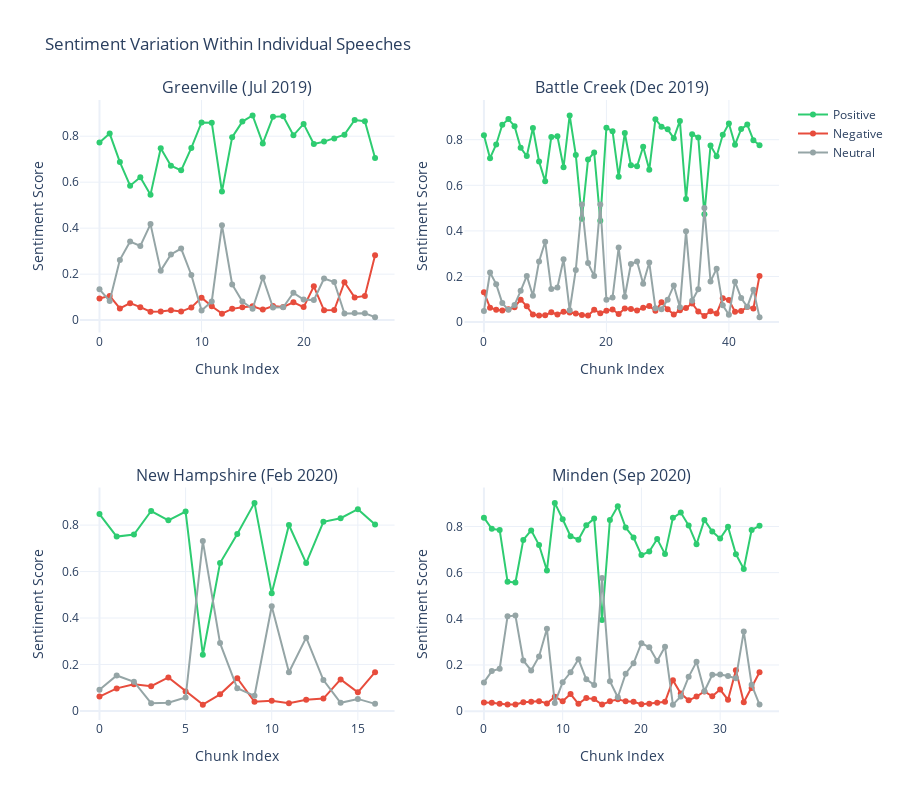

Here is the notebook cell this chart was saved with:
### Markdown cell above
## Chunk-Level Sentiment Analysis

Examining sentiment variation within individual speeches.

### Code cell
# Select a few interesting speeches to examine in detail
selected_speeches = [0, 10, 20, 30]  # First, middle, and later speeches

fig = make_subplots(
    rows=2, cols=2,
    subplot_titles=[f"{sentiment_results[i]['location']} ({sentiment_results[i]['month']} {sentiment_results[i]['year']})" 
                    for i in selected_speeches]
)

positions = [(1, 1), (1, 2), (2, 1), (2, 2)]

for idx, (speech_idx, pos) in enumerate(zip(selected_speeches, positions)):
    result = sentiment_results[speech_idx]
    chunks = result['chunk_predictions']
    
    chunk_indices = list(range(len(chunks)))
    
    # Add traces for each sentiment (FinBERT order: 0=negative, 1=neutral, 2=positive)
    fig.add_trace(
        go.Scatter(x=chunk_indices, y=chunks[:, 2],  # Index 2 = Positive
                   mode='lines+markers', name='Positive',
                   line=dict(color='#2ecc71'), showlegend=(idx == 0)),
        row=pos[0], col=pos[1]
    )
    fig.add_trace(
        go.Scatter(x=chunk_indices, y=chunks[:, 0],  # Index 0 = Negative
                   mode='lines+markers', name='Negative',
                   line=dict(color='#e74c3c'), showlegend=(idx == 0)),
        row=pos[0], col=pos[1]
    )
    fig.add_trace(
        go.Scatter(x=chunk_indices, y=chunks[:, 1],  # Index 1 = Neutral
                   mode='lines+markers', name='Neutral',
                   line=dict(color='#95a5a6'), showlegend=(idx == 0)),
        row=pos[0], col=pos[1]
    )
    
    fig.update_xaxes(title_text="Chunk Index", row=pos[0], col=pos[1])
    fig.update_yaxes(title_text="Sentiment Score", row=pos[0], col=pos[1])

fig.update_layout(
    height=800,
    title_text="Sentiment Variation Within Individual Speeches",
    template='plotly_white',
    showlegend=True
)

fig.show()

### Figure 1 — Plotly figure (JSON) as saved in the notebook; plotly's stock layout.template omitted (floating-point values rounded to 4 significant figures)
{"data": [{"line": {"color": "#2ecc71"}, "mode": "lines+markers", "name": "Positive", "showlegend": true, "type": "scatter", "x": [0, 1, 2, 3, 4, 5, 6, 7, 8, 9, 10, 11, 12, 13, 14, 15, 16, 17, 18, 19, 20, 21, 22, 23, 24, 25, 26, 27], "xaxis": "x", "y": [0.7723, 0.8116, 0.6873, 0.5849, 0.6215, 0.5458, 0.7473, 0.6715, 0.6516, 0.7488, 0.8601, 0.8588, 0.5595, 0.7957, 0.8635, 0.8906, 0.7688, 0.8842, 0.8869, 0.8039, 0.8536, 0.7661, 0.7765, 0.7905, 0.8067, 0.8706, 0.865, 0.7049], "yaxis": "y"}, {"line": {"color": "#e74c3c"}, "mode": "lines+markers", "name": "Negative", "showlegend": true, "type": "scatter", "x": [0, 1, 2, 3, 4, 5, 6, 7, 8, 9, 10, 11, 12, 13, 14, 15, 16, 17, 18, 19, 20, 21, 22, 23, 24, 25, 26, 27], "xaxis": "x", "y": [0.09377, 0.1054, 0.0507, 0.07361, 0.05621, 0.03667, 0.03744, 0.04275, 0.03721, 0.05496, 0.09771, 0.06017, 0.02798, 0.04895, 0.05567, 0.05996, 0.04575, 0.06118, 0.05731, 0.07726, 0.05667, 0.1469, 0.0427, 0.04347, 0.1648, 0.09883, 0.1053, 0.2821], "yaxis": "y"}, {"line": {"color": "#95a5a6"}, "mode": "lines+markers", "name": "Neutral", "showlegend": true, "type": "scatter", "x": [0, 1, 2, 3, 4, 5, 6, 7, 8, 9, 10, 11, 12, 13, 14, 15, 16, 17, 18, 19, 20, 21, 22, 23, 24, 25, 26, 27], "xaxis": "x", "y": [0.1339, 0.08304, 0.262, 0.3415, 0.3223, 0.4176, 0.2152, 0.2857, 0.3112, 0.1962, 0.04223, 0.08105, 0.4125, 0.1553, 0.08086, 0.04943, 0.1855, 0.05463, 0.05578, 0.1188, 0.08978, 0.08699, 0.1808, 0.166, 0.02847, 0.03061, 0.0297, 0.013], "yaxis": "y"}, {"line": {"color": "#2ecc71"}, "mode": "lines+markers", "name": "Positive", "showlegend": false, "type": "scatter", "x": [0, 1, 2, 3, 4, 5, 6, 7, 8, 9, 10, 11, 12, 13, 14, 15, 16, 17, 18, 19, 20, 21, 22, 23, 24, 25, 26, 27, 28, 29, 30, 31, 32, 33, 34, 35, 36, 37, 38, 39, 40, 41, 42, 43, 44, 45], "xaxis": "x2", "y": [0.8197, 0.719, 0.7789, 0.8657, 0.8903, 0.8592, 0.7645, 0.7282, 0.8512, 0.7044, 0.6172, 0.8123, 0.8149, 0.6789, 0.9067, 0.7334, 0.4531, 0.7129, 0.7438, 0.445, 0.8522, 0.8374, 0.6377, 0.8292, 0.6876, 0.6831, 0.769, 0.6681, 0.8898, 0.8572, 0.8454, 0.8069, 0.8822, 0.5399, 0.8243, 0.8093, 0.4725, 0.7742, 0.7277, 0.8216, 0.871, 0.778, 0.8465, 0.8662, 0.7979, 0.7758], "yaxis": "y2"}, {"line": {"color": "#e74c3c"}, "mode": "lines+markers", "name": "Negative", "showlegend": false, "type": "scatter", "x": [0, 1, 2, 3, 4, 5, 6, 7, 8, 9, 10, 11, 12, 13, 14, 15, 16, 17, 18, 19, 20, 21, 22, 23, 24, 25, 26, 27, 28, 29, 30, 31, 32, 33, 34, 35, 36, 37, 38, 39, 40, 41, 42, 43, 44, 45], "xaxis": "x2", "y": [0.1314, 0.0634, 0.05466, 0.05113, 0.05612, 0.06553, 0.09854, 0.06923, 0.03306, 0.02933, 0.03026, 0.04298, 0.03304, 0.04525, 0.04186, 0.03813, 0.03106, 0.02841, 0.05442, 0.03884, 0.04931, 0.05505, 0.03526, 0.05973, 0.05731, 0.05095, 0.06258, 0.07074, 0.04928, 0.08685, 0.05607, 0.03304, 0.05219, 0.06195, 0.08196, 0.04641, 0.02728, 0.04738, 0.03792, 0.1046, 0.0968, 0.04555, 0.04822, 0.06666, 0.05966, 0.2024], "yaxis": "y2"}, {"line": {"color": "#95a5a6"}, "mode": "lines+markers", "name": "Neutral", "showlegend": false, "type": "scatter", "x": [0, 1, 2, 3, 4, 5, 6, 7, 8, 9, 10, 11, 12, 13, 14, 15, 16, 17, 18, 19, 20, 21, 22, 23, 24, 25, 26, 27, 28, 29, 30, 31, 32, 33, 34, 35, 36, 37, 38, 39, 40, 41, 42, 43, 44, 45], "xaxis": "x2", "y": [0.04886, 0.2176, 0.1665, 0.08322, 0.05361, 0.07526, 0.1369, 0.2026, 0.1157, 0.2663, 0.3525, 0.1447, 0.152, 0.2758, 0.05147, 0.2285, 0.5159, 0.2587, 0.2018, 0.5162, 0.09854, 0.1075, 0.3271, 0.1111, 0.255, 0.266, 0.1684, 0.2611, 0.06091, 0.05592, 0.09849, 0.1601, 0.06563, 0.3981, 0.09376, 0.1443, 0.5003, 0.1784, 0.2343, 0.0738, 0.03217, 0.1764, 0.1053, 0.06709, 0.1424, 0.02181], "yaxis": "y2"}, {"line": {"color": "#2ecc71"}, "mode": "lines+markers", "name": "Positive", "showlegend": false, "type": "scatter", "x": [0, 1, 2, 3, 4, 5, 6, 7, 8, 9, 10, 11, 12, 13, 14, 15, 16], "xaxis": "x3", "y": [0.8477, 0.7507, 0.7597, 0.8607, 0.8206, 0.8586, 0.2419, 0.6369, 0.762, 0.8958, 0.5062, 0.8005, 0.6366, 0.8142, 0.8296, 0.8686, 0.8029], "yaxis": "y3"}, {"line": {"color": "#e74c3c"}, "mode": "lines+markers", "name": "Negative", "showlegend": false, "type": "scatter", "x": [0, 1, 2, 3, 4, 5, 6, 7, 8, 9, 10, 11, 12, 13, 14, 15, 16], "xaxis": "x3", "y": [0.06164, 0.09684, 0.1146, 0.1063, 0.1439, 0.08394, 0.02698, 0.07122, 0.1405, 0.0392, 0.0433, 0.03325, 0.04798, 0.05303, 0.1354, 0.07981, 0.1667], "yaxis": "y3"}, {"line": {"color": "#95a5a6"}, "mode": "lines+markers", "name": "Neutral", "showlegend": false, "type": "scatter", "x": [0, 1, 2, 3, 4, 5, 6, 7, 8, 9, 10, 11, 12, 13, 14, 15, 16], "xaxis": "x3", "y": [0.09063, 0.1525, 0.1256, 0.03295, 0.03548, 0.05741, 0.7311, 0.2918, 0.09751, 0.06498, 0.4505, 0.1663, 0.3155, 0.1328, 0.03502, 0.05161, 0.03034], "yaxis": "y3"}, {"line": {"color": "#2ecc71"}, "mode": "lines+markers", "name": "Positive", "showlegend": false, "type": "scatter", "x": [0, 1, 2, 3, 4, 5, 6, 7, 8, 9, 10, 11, 12, 13, 14, 15, 16, 17, 18, 19, 20, 21, 22, 23, 24, 25, 26, 27, 28, 29, 30, 31, 32, 33, 34, 35], "xaxis": "x4", "y": [0.838, 0.7901, 0.7842, 0.5608, 0.5571, 0.7417, 0.783, 0.7196, 0.6098, 0.9022, 0.8315, 0.7575, 0.7428, 0.8053, 0.834, 0.3947, 0.8276, 0.8878, 0.795, 0.7521, 0.676, 0.6918, 0.7461, 0.6802, 0.8375, 0.8602, 0.8045, 0.7232, 0.8284, 0.778, 0.7479, 0.7983, 0.6801, 0.6159, 0.7851, 0.8026], "yaxis": "y4"}, {"line": {"color": "#e74c3c"}, "mode": "lines+markers", "name": "Negative", "showlegend": false, "type": "scatter", "x": [0, 1, 2, 3, 4, 5, 6, 7, 8, 9, 10, 11, 12, 13, 14, 15, 16, 17, 18, 19, 20, 21, 22, 23, 24, 25, 26, 27, 28, 29, 30, 31, 32, 33, 34, 35], "xaxis": "x4", "y": [0.03736, 0.03642, 0.03171, 0.02849, 0.0286, 0.03884, 0.04032, 0.04349, 0.03332, 0.06284, 0.04322, 0.07407, 0.03184, 0.05686, 0.05222, 0.02869, 0.04244, 0.05168, 0.04254, 0.04077, 0.02968, 0.03166, 0.03609, 0.04088, 0.1342, 0.07632, 0.04679, 0.06308, 0.08544, 0.06421, 0.09371, 0.04901, 0.1777, 0.03879, 0.1005, 0.1687], "yaxis": "y4"}, {"line": {"color": "#95a5a6"}, "mode": "lines+markers", "name": "Neutral", "showlegend": false, "type": "scatter", "x": [0, 1, 2, 3, 4, 5, 6, 7, 8, 9, 10, 11, 12, 13, 14, 15, 16, 17, 18, 19, 20, 21, 22, 23, 24, 25, 26, 27, 28, 29, 30, 31, 32, 33, 34, 35], "xaxis": "x4", "y": [0.1247, 0.1735, 0.1841, 0.4107, 0.4143, 0.2195, 0.1767, 0.2369, 0.3569, 0.03497, 0.1253, 0.1685, 0.2253, 0.1378, 0.1138, 0.5766, 0.1299, 0.06049, 0.1624, 0.2072, 0.2943, 0.2766, 0.2178, 0.2789, 0.02835, 0.0635, 0.1487, 0.2137, 0.08619, 0.1577, 0.1584, 0.1526, 0.1422, 0.3454, 0.1144, 0.02871], "yaxis": "y4"}], "layout": {"annotations": [{"font": {"size": 16}, "showarrow": false, "text": "Greenville (Jul 2019)", "x": 0.225, "xanchor": "center", "xref": "paper", "y": 1, "yanchor": "bottom", "yref": "paper"}, {"font": {"size": 16}, "showarrow": false, "text": "Battle Creek (Dec 2019)", "x": 0.775, "xanchor": "center", "xref": "paper", "y": 1, "yanchor": "bottom", "yref": "paper"}, {"font": {"size": 16}, "showarrow": false, "text": "New Hampshire (Feb 2020)", "x": 0.225, "xanchor": "center", "xref": "paper", "y": 0.375, "yanchor": "bottom", "yref": "paper"}, {"font": {"size": 16}, "showarrow": false, "text": "Minden (Sep 2020)", "x": 0.775, "xanchor": "center", "xref": "paper", "y": 0.375, "yanchor": "bottom", "yref": "paper"}], "height": 800, "showlegend": true, "title": {"text": "Sentiment Variation Within Individual Speeches"}, "xaxis": {"anchor": "y", "domain": [0, 0.45], "title": {"text": "Chunk Index"}}, "xaxis2": {"anchor": "y2", "domain": [0.55, 1], "title": {"text": "Chunk Index"}}, "xaxis3": {"anchor": "y3", "domain": [0, 0.45], "title": {"text": "Chunk Index"}}, "xaxis4": {"anchor": "y4", "domain": [0.55, 1], "title": {"text": "Chunk Index"}}, "yaxis": {"anchor": "x", "domain": [0.625, 1], "title": {"text": "Sentiment Score"}}, "yaxis2": {"anchor": "x2", "domain": [0.625, 1], "title": {"text": "Sentiment Score"}}, "yaxis3": {"anchor": "x3", "domain": [0, 0.375], "title": {"text": "Sentiment Score"}}, "yaxis4": {"anchor": "x4", "domain": [0, 0.375], "title": {"text": "Sentiment Score"}}}}
